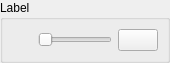
<?xml version="1.0" encoding="UTF-8"?>
<ui version="4.0">
 <class>HorizontalSliderWidgetForm</class>
 <widget class="QWidget" name="HorizontalSliderWidgetForm">
  <property name="geometry">
   <rect>
    <x>0</x>
    <y>0</y>
    <width>170</width>
    <height>58</height>
   </rect>
  </property>
  <property name="windowTitle">
   <string>Form</string>
  </property>
  <layout class="QGridLayout" name="gridLayout_5">
   <property name="leftMargin">
    <number>0</number>
   </property>
   <property name="topMargin">
    <number>0</number>
   </property>
   <property name="rightMargin">
    <number>0</number>
   </property>
   <property name="bottomMargin">
    <number>0</number>
   </property>
   <item row="0" column="0">
    <widget class="QGroupBox" name="m_groupBox">
     <property name="title">
      <string>Label</string>
     </property>
     <property name="flat">
      <bool>true</bool>
     </property>
     <layout class="QGridLayout" name="gridLayout_2">
      <item row="0" column="0">
       <layout class="QGridLayout" name="gridLayout">
        <item row="0" column="0">
         <widget class="QLabel" name="m_sliderLabel">
          <property name="minimumSize">
           <size>
            <width>20</width>
            <height>0</height>
           </size>
          </property>
          <property name="text">
           <string/>
          </property>
         </widget>
        </item>
        <item row="0" column="1">
         <widget class="QSlider" name="m_slider">
          <property name="orientation">
           <enum>Qt::Horizontal</enum>
          </property>
          <property name="tickPosition">
           <enum>QSlider::NoTicks</enum>
          </property>
         </widget>
        </item>
        <item row="0" column="2">
         <widget class="QPushButton" name="m_defaultPushButton">
          <property name="sizePolicy">
           <sizepolicy hsizetype="Fixed" vsizetype="Fixed">
            <horstretch>0</horstretch>
            <verstretch>0</verstretch>
           </sizepolicy>
          </property>
          <property name="text">
           <string/>
          </property>
         </widget>
        </item>
       </layout>
      </item>
     </layout>
    </widget>
   </item>
  </layout>
 </widget>
 <resources/>
 <connections/>
</ui>
